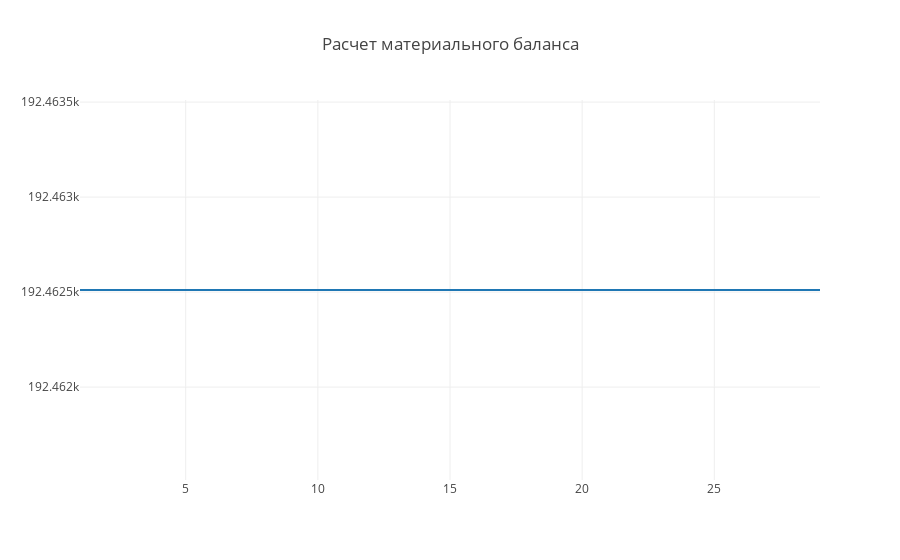

The code cell stored with this chart in its notebook:
### Code cell
numbers_MB_list = [10]
data_trace_MB = create_traces_list_by_num(x_data_month, MB_data,  numbers_MB_list)
data = data_trace_MB
plot()

### Figure 1 — Plotly figure (JSON) as saved in the notebook; plotly's stock layout.template omitted (floating-point values rounded to 4 significant figures)
{"data": [{"mode": "lines", "name": "STOIIP_by_VOL_m3", "type": "scattergl", "uid": "e6f4b7ae-5634-4c9d-9b46-1c653506add2", "x": [1, 2, 3, 4, 5, 6, 7, 8, 9, 10, 11, 12, 13, 14, 15, 16, 17, 18, 19, 20, 21, 22, 23, 24, 25, 26, 27, 28, 29], "y": [192500.0, 192500.0, 192500.0, 192500.0, 192500.0, 192500.0, 192500.0, 192500.0, 192500.0, 192500.0, 192500.0, 192500.0, 192500.0, 192500.0, 192500.0, 192500.0, 192500.0, 192500.0, 192500.0, 192500.0, 192500.0, 192500.0, 192500.0, 192500.0, 192500.0, 192500.0, 192500.0, 192500.0, 192500.0]}], "layout": {"title": {"text": "Расчет материального баланса"}}}
